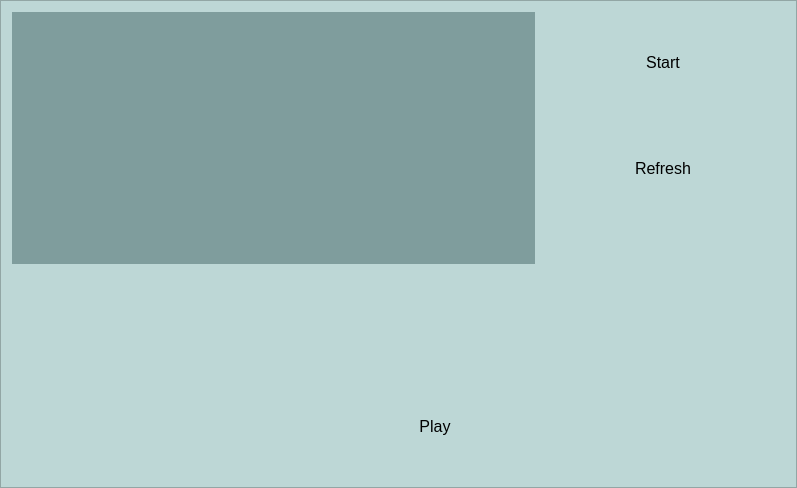
        <widget class="QFrame" name="page3_downframe">
         <property name="palette">
          <palette>
           <active>
            <colorrole role="Base">
             <brush brushstyle="SolidPattern">
              <color alpha="255">
               <red>255</red>
               <green>255</green>
               <blue>255</blue>
              </color>
             </brush>
            </colorrole>
            <colorrole role="Window">
             <brush brushstyle="SolidPattern">
              <color alpha="255">
               <red>189</red>
               <green>215</green>
               <blue>214</blue>
              </color>
             </brush>
            </colorrole>
           </active>
           <inactive>
            <colorrole role="Base">
             <brush brushstyle="SolidPattern">
              <color alpha="255">
               <red>255</red>
               <green>255</green>
               <blue>255</blue>
              </color>
             </brush>
            </colorrole>
            <colorrole role="Window">
             <brush brushstyle="SolidPattern">
              <color alpha="255">
               <red>189</red>
               <green>215</green>
               <blue>214</blue>
              </color>
             </brush>
            </colorrole>
           </inactive>
           <disabled>
            <colorrole role="Base">
             <brush brushstyle="SolidPattern">
              <color alpha="255">
               <red>189</red>
               <green>215</green>
               <blue>214</blue>
              </color>
             </brush>
            </colorrole>
            <colorrole role="Window">
             <brush brushstyle="SolidPattern">
              <color alpha="255">
               <red>189</red>
               <green>215</green>
               <blue>214</blue>
              </color>
             </brush>
            </colorrole>
           </disabled>
          </palette>
         </property>
         <property name="autoFillBackground">
          <bool>true</bool>
         </property>
         <property name="frameShape">
          <enum>QFrame::StyledPanel</enum>
         </property>
         <property name="frameShadow">
          <enum>QFrame::Raised</enum>
         </property>
         <layout class="QGridLayout" name="gridLayout_3">
          <item row="2" column="1" colspan="5">
           <widget class="QLabel" name="Predicted_page3">
            <property name="sizePolicy">
             <sizepolicy hsizetype="Preferred" vsizetype="Preferred">
              <horstretch>0</horstretch>
              <verstretch>0</verstretch>
             </sizepolicy>
            </property>
            <property name="minimumSize">
             <size>
              <width>0</width>
              <height>100</height>
             </size>
            </property>
            <property name="font">
             <font>
              <pointsize>11</pointsize>
             </font>
            </property>
            <property name="text">
             <string/>
            </property>
            <property name="alignment">
             <set>Qt::AlignCenter</set>
            </property>
           </widget>
          </item>
          <item row="3" column="1">
           <spacer name="horizontalSpacer_7">
            <property name="orientation">
             <enum>Qt::Horizontal</enum>
            </property>
            <property name="sizeHint" stdset="0">
             <size>
              <width>43</width>
              <height>20</height>
             </size>
            </property>
           </spacer>
          </item>
          <item row="0" column="4" colspan="2">
           <layout class="QVBoxLayout" name="verticalLayout_4">
            <item>
             <widget class="QPushButton" name="Start_Stop_page3">
              <property name="sizePolicy">
               <sizepolicy hsizetype="Minimum" vsizetype="Minimum">
                <horstretch>0</horstretch>
                <verstretch>0</verstretch>
               </sizepolicy>
              </property>
              <property name="minimumSize">
               <size>
                <width>158</width>
                <height>100</height>
               </size>
              </property>
              <property name="font">
               <font>
                <pointsize>12</pointsize>
               </font>
              </property>
              <property name="text">
               <string>Start</string>
              </property>
              <property name="icon">
               <iconset>
                <normaloff>Icons/Play.png</normaloff>Icons/Play.png</iconset>
              </property>
              <property name="iconSize">
               <size>
                <width>50</width>
                <height>50</height>
               </size>
              </property>
              <property name="flat">
               <bool>true</bool>
              </property>
             </widget>
            </item>
            <item>
             <widget class="QPushButton" name="Refresh_page3">
              <property name="sizePolicy">
               <sizepolicy hsizetype="Minimum" vsizetype="Minimum">
                <horstretch>0</horstretch>
                <verstretch>0</verstretch>
               </sizepolicy>
              </property>
              <property name="minimumSize">
               <size>
                <width>100</width>
                <height>100</height>
               </size>
              </property>
              <property name="font">
               <font>
                <pointsize>12</pointsize>
               </font>
              </property>
              <property name="text">
               <string>Refresh</string>
              </property>
              <property name="icon">
               <iconset>
                <normaloff>Icons/Refresh.png</normaloff>Icons/Refresh.png</iconset>
              </property>
              <property name="iconSize">
               <size>
                <width>50</width>
                <height>50</height>
               </size>
              </property>
              <property name="flat">
               <bool>true</bool>
              </property>
             </widget>
            </item>
           </layout>
          </item>
          <item row="3" column="5">
           <spacer name="horizontalSpacer_10">
            <property name="orientation">
             <enum>Qt::Horizontal</enum>
            </property>
            <property name="sizeHint" stdset="0">
             <size>
              <width>43</width>
              <height>20</height>
             </size>
            </property>
           </spacer>
          </item>
          <item row="3" column="3">
           <widget class="QPushButton" name="Speak_page3">
            <property name="minimumSize">
             <size>
              <width>200</width>
              <height>100</height>
             </size>
            </property>
            <property name="font">
             <font>
              <pointsize>12</pointsize>
              <stylestrategy>PreferDefault</stylestrategy>
             </font>
            </property>
            <property name="text">
             <string>Play</string>
            </property>
            <property name="icon">
             <iconset>
              <normaloff>Icons/Audio.png</normaloff>Icons/Audio.png</iconset>
            </property>
            <property name="iconSize">
             <size>
              <width>80</width>
              <height>80</height>
             </size>
            </property>
            <property name="flat">
             <bool>true</bool>
            </property>
           </widget>
          </item>
          <item row="3" column="2">
           <spacer name="horizontalSpacer_8">
            <property name="orientation">
             <enum>Qt::Horizontal</enum>
            </property>
            <property name="sizeHint" stdset="0">
             <size>
              <width>262</width>
              <height>20</height>
             </size>
            </property>
           </spacer>
          </item>
          <item row="3" column="4">
           <spacer name="horizontalSpacer_9">
            <property name="orientation">
             <enum>Qt::Horizontal</enum>
            </property>
            <property name="sizeHint" stdset="0">
             <size>
              <width>195</width>
              <height>20</height>
             </size>
            </property>
           </spacer>
          </item>
          <item row="1" column="4">
           <spacer name="verticalSpacer_4">
            <property name="orientation">
             <enum>Qt::Vertical</enum>
            </property>
            <property name="sizeHint" stdset="0">
             <size>
              <width>20</width>
              <height>40</height>
             </size>
            </property>
           </spacer>
          </item>
          <item row="0" column="0" rowspan="2" colspan="4">
           <widget class="QLabel" name="Videoframe_page3">
            <property name="minimumSize">
             <size>
              <width>200</width>
              <height>200</height>
             </size>
            </property>
            <property name="palette">
             <palette>
              <active>
               <colorrole role="WindowText">
                <brush brushstyle="SolidPattern">
                 <color alpha="255">
                  <red>0</red>
                  <green>0</green>
                  <blue>0</blue>
                 </color>
                </brush>
               </colorrole>
               <colorrole role="Button">
                <brush brushstyle="SolidPattern">
                 <color alpha="255">
                  <red>189</red>
                  <green>215</green>
                  <blue>214</blue>
                 </color>
                </brush>
               </colorrole>
               <colorrole role="Light">
                <brush brushstyle="SolidPattern">
                 <color alpha="255">
                  <red>255</red>
                  <green>255</green>
                  <blue>255</blue>
                 </color>
                </brush>
               </colorrole>
               <colorrole role="Midlight">
                <brush brushstyle="SolidPattern">
                 <color alpha="255">
                  <red>222</red>
                  <green>235</green>
                  <blue>234</blue>
                 </color>
                </brush>
               </colorrole>
               <colorrole role="Dark">
                <brush brushstyle="SolidPattern">
                 <color alpha="255">
                  <red>94</red>
                  <green>107</green>
                  <blue>107</blue>
                 </color>
                </brush>
               </colorrole>
               <colorrole role="Mid">
                <brush brushstyle="SolidPattern">
                 <color alpha="255">
                  <red>126</red>
                  <green>143</green>
                  <blue>143</blue>
                 </color>
                </brush>
               </colorrole>
               <colorrole role="Text">
                <brush brushstyle="SolidPattern">
                 <color alpha="255">
                  <red>0</red>
                  <green>0</green>
                  <blue>0</blue>
                 </color>
                </brush>
               </colorrole>
               <colorrole role="BrightText">
                <brush brushstyle="SolidPattern">
                 <color alpha="255">
                  <red>255</red>
                  <green>255</green>
                  <blue>255</blue>
                 </color>
                </brush>
               </colorrole>
               <colorrole role="ButtonText">
                <brush brushstyle="SolidPattern">
                 <color alpha="255">
                  <red>0</red>
                  <green>0</green>
                  <blue>0</blue>
                 </color>
                </brush>
               </colorrole>
               <colorrole role="Base">
                <brush brushstyle="SolidPattern">
                 <color alpha="255">
                  <red>255</red>
                  <green>255</green>
                  <blue>255</blue>
                 </color>
                </brush>
               </colorrole>
               <colorrole role="Window">
                <brush brushstyle="SolidPattern">
                 <color alpha="255">
                  <red>127</red>
                  <green>157</green>
                  <blue>157</blue>
                 </color>
                </brush>
               </colorrole>
               <colorrole role="Shadow">
                <brush brushstyle="SolidPattern">
                 <color alpha="255">
                  <red>0</red>
                  <green>0</green>
                  <blue>0</blue>
                 </color>
                </brush>
               </colorrole>
               <colorrole role="AlternateBase">
                <brush brushstyle="SolidPattern">
                 <color alpha="255">
                  <red>222</red>
                  <green>235</green>
                  <blue>234</blue>
                 </color>
                </brush>
               </colorrole>
               <colorrole role="ToolTipBase">
                <brush brushstyle="SolidPattern">
                 <color alpha="255">
                  <red>255</red>
                  <green>255</green>
                  <blue>220</blue>
                 </color>
                </brush>
               </colorrole>
               <colorrole role="ToolTipText">
                <brush brushstyle="SolidPattern">
                 <color alpha="255">
                  <red>0</red>
                  <green>0</green>
                  <blue>0</blue>
                 </color>
                </brush>
               </colorrole>
              </active>
              <inactive>
               <colorrole role="WindowText">
                <brush brushstyle="SolidPattern">
                 <color alpha="255">
                  <red>0</red>
                  <green>0</green>
                  <blue>0</blue>
                 </color>
                </brush>
               </colorrole>
               <colorrole role="Button">
                <brush brushstyle="SolidPattern">
                 <color alpha="255">
                  <red>189</red>
                  <green>215</green>
                  <blue>214</blue>
                 </color>
                </brush>
               </colorrole>
               <colorrole role="Light">
                <brush brushstyle="SolidPattern">
                 <color alpha="255">
                  <red>255</red>
                  <green>255</green>
                  <blue>255</blue>
                 </color>
                </brush>
               </colorrole>
               <colorrole role="Midlight">
                <brush brushstyle="SolidPattern">
                 <color alpha="255">
                  <red>222</red>
                  <green>235</green>
                  <blue>234</blue>
                 </color>
                </brush>
               </colorrole>
               <colorrole role="Dark">
                <brush brushstyle="SolidPattern">
                 <color alpha="255">
                  <red>94</red>
                  <green>107</green>
                  <blue>107</blue>
                 </color>
                </brush>
               </colorrole>
               <colorrole role="Mid">
                <brush brushstyle="SolidPattern">
                 <color alpha="255">
                  <red>126</red>
                  <green>143</green>
                  <blue>143</blue>
                 </color>
                </brush>
               </colorrole>
               <colorrole role="Text">
                <brush brushstyle="SolidPattern">
                 <color alpha="255">
                  <red>0</red>
                  <green>0</green>
                  <blue>0</blue>
                 </color>
                </brush>
               </colorrole>
               <colorrole role="BrightText">
                <brush brushstyle="SolidPattern">
                 <color alpha="255">
                  <red>255</red>
                  <green>255</green>
                  <blue>255</blue>
                 </color>
                </brush>
               </colorrole>
               <colorrole role="ButtonText">
                <brush brushstyle="SolidPattern">
                 <color alpha="255">
                  <red>0</red>
                  <green>0</green>
                  <blue>0</blue>
                 </color>
                </brush>
               </colorrole>
               <colorrole role="Base">
                <brush brushstyle="SolidPattern">
                 <color alpha="255">
                  <red>255</red>
                  <green>255</green>
                  <blue>255</blue>
                 </color>
                </brush>
               </colorrole>
               <colorrole role="Window">
                <brush brushstyle="SolidPattern">
                 <color alpha="255">
                  <red>127</red>
                  <green>157</green>
                  <blue>157</blue>
                 </color>
                </brush>
               </colorrole>
               <colorrole role="Shadow">
                <brush brushstyle="SolidPattern">
                 <color alpha="255">
                  <red>0</red>
                  <green>0</green>
                  <blue>0</blue>
                 </color>
                </brush>
               </colorrole>
               <colorrole role="AlternateBase">
                <brush brushstyle="SolidPattern">
                 <color alpha="255">
                  <red>222</red>
                  <green>235</green>
                  <blue>234</blue>
                 </color>
                </brush>
               </colorrole>
               <colorrole role="ToolTipBase">
                <brush brushstyle="SolidPattern">
                 <color alpha="255">
                  <red>255</red>
                  <green>255</green>
                  <blue>220</blue>
                 </color>
                </brush>
               </colorrole>
               <colorrole role="ToolTipText">
                <brush brushstyle="SolidPattern">
                 <color alpha="255">
                  <red>0</red>
                  <green>0</green>
                  <blue>0</blue>
                 </color>
                </brush>
               </colorrole>
              </inactive>
              <disabled>
               <colorrole role="WindowText">
                <brush brushstyle="SolidPattern">
                 <color alpha="255">
                  <red>94</red>
                  <green>107</green>
                  <blue>107</blue>
                 </color>
                </brush>
               </colorrole>
               <colorrole role="Button">
                <brush brushstyle="SolidPattern">
                 <color alpha="255">
                  <red>189</red>
                  <green>215</green>
                  <blue>214</blue>
                 </color>
                </brush>
               </colorrole>
               <colorrole role="Light">
                <brush brushstyle="SolidPattern">
                 <color alpha="255">
                  <red>255</red>
                  <green>255</green>
                  <blue>255</blue>
                 </color>
                </brush>
               </colorrole>
               <colorrole role="Midlight">
                <brush brushstyle="SolidPattern">
                 <color alpha="255">
                  <red>222</red>
                  <green>235</green>
                  <blue>234</blue>
                 </color>
                </brush>
               </colorrole>
               <colorrole role="Dark">
                <brush brushstyle="SolidPattern">
                 <color alpha="255">
                  <red>94</red>
                  <green>107</green>
                  <blue>107</blue>
                 </color>
                </brush>
               </colorrole>
               <colorrole role="Mid">
                <brush brushstyle="SolidPattern">
                 <color alpha="255">
                  <red>126</red>
                  <green>143</green>
                  <blue>143</blue>
                 </color>
                </brush>
               </colorrole>
               <colorrole role="Text">
                <brush brushstyle="SolidPattern">
                 <color alpha="255">
                  <red>94</red>
                  <green>107</green>
                  <blue>107</blue>
                 </color>
                </brush>
               </colorrole>
               <colorrole role="BrightText">
                <brush brushstyle="SolidPattern">
                 <color alpha="255">
                  <red>255</red>
                  <green>255</green>
                  <blue>255</blue>
                 </color>
                </brush>
               </colorrole>
               <colorrole role="ButtonText">
                <brush brushstyle="SolidPattern">
                 <color alpha="255">
                  <red>94</red>
                  <green>107</green>
                  <blue>107</blue>
                 </color>
                </brush>
               </colorrole>
               <colorrole role="Base">
                <brush brushstyle="SolidPattern">
                 <color alpha="255">
                  <red>127</red>
                  <green>157</green>
                  <blue>157</blue>
                 </color>
                </brush>
               </colorrole>
               <colorrole role="Window">
                <brush brushstyle="SolidPattern">
                 <color alpha="255">
                  <red>127</red>
                  <green>157</green>
                  <blue>157</blue>
                 </color>
                </brush>
               </colorrole>
               <colorrole role="Shadow">
                <brush brushstyle="SolidPattern">
                 <color alpha="255">
                  <red>0</red>
                  <green>0</green>
                  <blue>0</blue>
                 </color>
                </brush>
               </colorrole>
               <colorrole role="AlternateBase">
                <brush brushstyle="SolidPattern">
                 <color alpha="255">
                  <red>189</red>
                  <green>215</green>
                  <blue>214</blue>
                 </color>
                </brush>
               </colorrole>
               <colorrole role="ToolTipBase">
                <brush brushstyle="SolidPattern">
                 <color alpha="255">
                  <red>255</red>
                  <green>255</green>
                  <blue>220</blue>
                 </color>
                </brush>
               </colorrole>
               <colorrole role="ToolTipText">
                <brush brushstyle="SolidPattern">
                 <color alpha="255">
                  <red>0</red>
                  <green>0</green>
                  <blue>0</blue>
                 </color>
                </brush>
               </colorrole>
              </disabled>
             </palette>
            </property>
            <property name="autoFillBackground">
             <bool>true</bool>
            </property>
            <property name="text">
             <string/>
            </property>
           </widget>
          </item>
         </layout>
        </widget>
